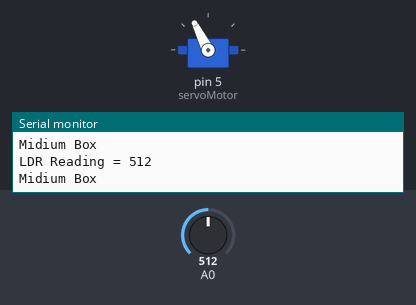
The sketch below on a simulated Arduino Uno, built with avr-gcc and run on an emulated ATmega328P. Parts: servo, the last lines printed to the serial monitor. The inputs (shaded band) are chosen by the test bench; at power-on: A0 = 512.

Above: at 4.8 s.
4.9 s: A0 set to 269
9.9 s: A0 set to 236
At 12.6 s:
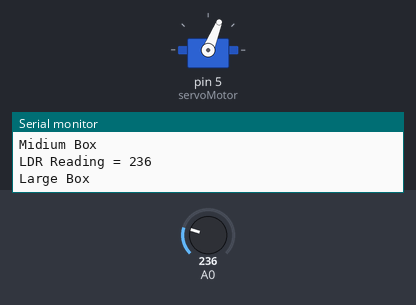
14.9 s: A0 set to 810
At 16.9 s:
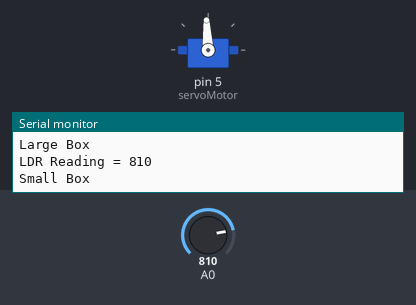
19.9 s: A0 set to 785
At 21.1 s:
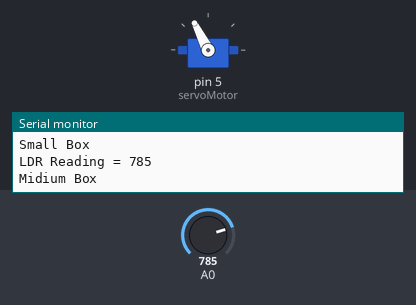
24.9 s: A0 set to 900
At 28.5 s:
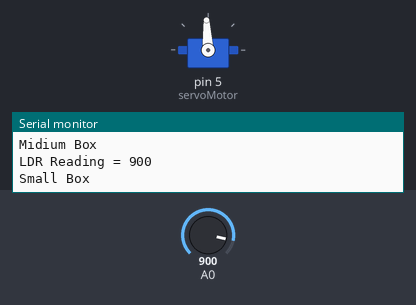
Timing chart, 0 to 30.0 s (numbered marks = the images above; inputs shaded):
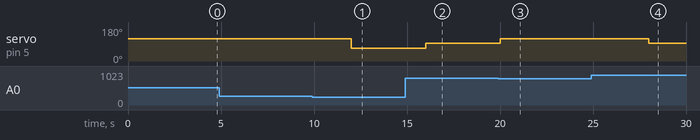

The sketch:

Arduino_Code.ino
```cpp
// Import servo library
#include <Servo.h>
// Create servo motor object
Servo servoMotor;
// Initialze the servo position as zero
int pos = 0;
// Intialize the sensor reading as zero
int sensorValue = 0;


void setup()
{
  // Attache servo motor to Arduino pin 5
  servoMotor.attach(5);
  // Intialize the analog input pin(A0) to recieve the sensor reading
  pinMode(A0, INPUT);
  // Initilize the serial monitor
  Serial.begin(9600);
}

void loop()
{
  // Read and print the sensor reading
  sensorValue = analogRead(A0);
  Serial.print("LDR Reading = ");
  Serial.println(sensorValue);

  if (sensorValue<=1023 && sensorValue>=800)
  {
    // Light
    Serial.println("Small Box");
    // Move motor to 0 degrees
    servoMotor.write(93);
  }

  else if(sensorValue<800 && sensorValue>=251)
  {
    // Medium light
    Serial.println("Midium Box");
    // Move motor to 45 degrees
    servoMotor.write(117);
  }

  else if (sensorValue<251)
  {
    // Dark
    Serial.println("Large Box");
    // Move motor to 135 degrees
    servoMotor.write(68);
  }

  // Wait for 4 seconds
  delay(4000);
}
```

Measured:
- the behaviour switches between 251 and 250 on A0 (found by bisection; images 0 and 1)
- the behaviour switches between 800 and 799 on A0 (found by bisection; images 2 and 3)
- after the input at 9.9 s, servo on pin 5 (servoMotor): 117° → 68° after 2.1 s
- after the input at 14.9 s, servo on pin 5 (servoMotor): 68° → 93° after 1.1 s
- after the input at 19.9 s, servo on pin 5 (servoMotor): 93° → 117° after 0.10 s
- after the input at 24.9 s, servo on pin 5 (servoMotor): 117° → 93° after 3.1 s
